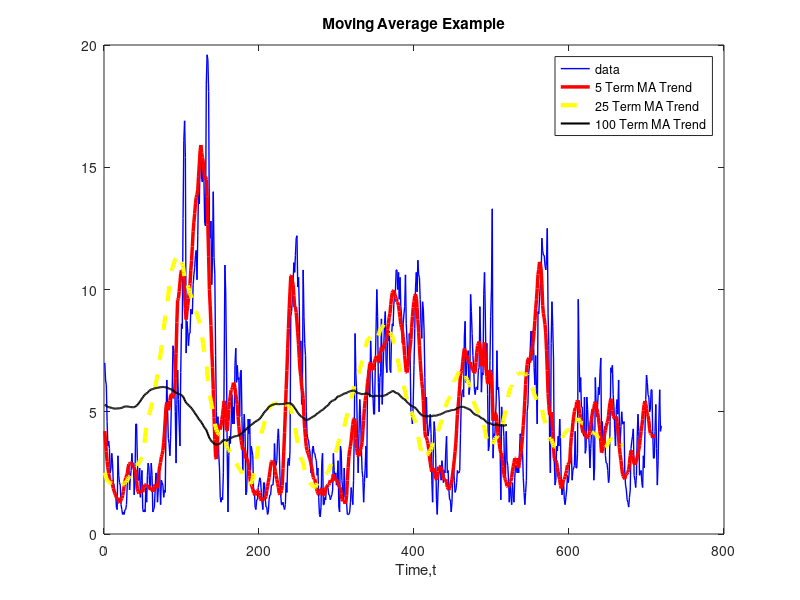

The MATLAB source for this figure:
%Calculating the Moving Average operation for different values of q 

% Take the .mat file to use datas inside the file 
load('Karaburun_windSpeed.mat') ;

%after checking from workspace we saw that datas were defined as y  
N = length(y) ;

% we'll need 3 different arrays for different q values
mt_five = [ ] ;
mt_twentyfive = [ ] ;
mt_hundred = [ ] ;

% for q = 5
% pay attention to be equal to 1 for the summation of first values in t and
% j because first indice of the array must be 1 not 0 
for t = 6 : 1 : (N - 5)
    summation = 0 ;
    for j = -5 : 1 : 5 
         summation =summation + y(t+j) ;
    end
    result = summation / 11 ;
    mt_five = [ mt_five ; result ] ;
end

% for q = 25
for t2 = 26 : 1 : (N - 25)
    summation2 = 0 ;
    for j2 = -25 : 1 : 25 
         summation2 = summation2 + y(t2+j2) ;
    end
    result2 = summation2 / 51 ;
    mt_twentyfive= [ mt_twentyfive ; result2 ] ;
end

% for q = 100
for t3 = 101 : 1 : (N - 100)
    summation3 = 0 ;
    for j3 = -100 : 1 : 100 
         summation3 = summation3 + y(t3+j3) ;
    end
    result3 = summation3 / 201 ;
    mt_hundred= [ mt_hundred; result3 ] ;
end

% It is not so important to write LineWidth but if you want to change the
% width of your lines you can write it in the way shown and the next
% parameter must be its width value
plot(y , 'b-' , 'LineWidth' , 1 ) ;
hold on ;
plot( mt_five , 'r-' , 'LineWidth' , 2.5 ) ;
hold on ;
plot(mt_twentyfive , 'y--' , 'LineWidth', 3) ;
hold on ;
plot(mt_hundred, 'k' , 'LineWidth', 1.5) ;
hold on ;
xlabel ( ' Time,t') ;
title ('Moving Average Example') ;
legend ('data' , '5 Term MA Trend' , '25 Term MA Trend' , '100 Term MA Trend' ) ;